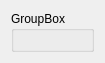
<?xml version="1.0" encoding="UTF-8"?>
<ui version="4.0">
 <class>PluginConfigWrapWidget</class>
 <widget class="QWidget" name="PluginConfigWrapWidget">
  <property name="geometry">
   <rect>
    <x>0</x>
    <y>0</y>
    <width>102</width>
    <height>54</height>
   </rect>
  </property>
  <property name="windowTitle">
   <string>Form</string>
  </property>
  <layout class="QVBoxLayout" name="verticalLayout">
   <item>
    <widget class="QGroupBox" name="m_wrapGroupBox">
     <property name="title">
      <string>GroupBox</string>
     </property>
     <layout class="QVBoxLayout" name="verticalLayout_2"/>
    </widget>
   </item>
  </layout>
 </widget>
 <resources/>
 <connections/>
</ui>
